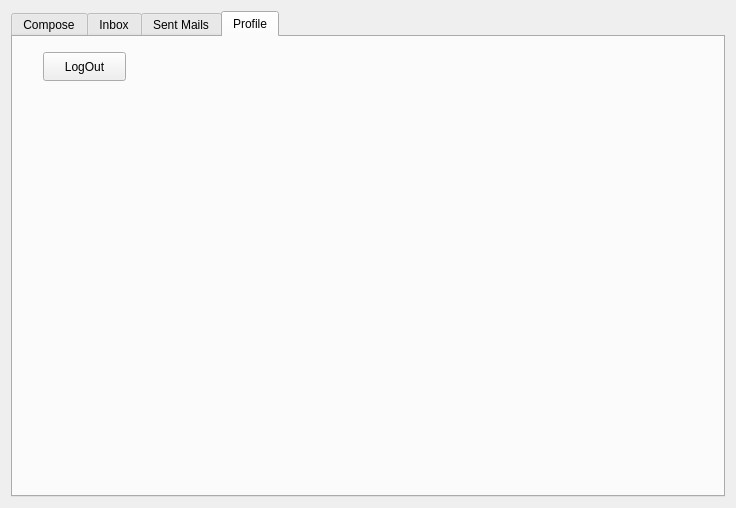
<?xml version="1.0" encoding="UTF-8"?>
<ui version="4.0">
 <class>MainMenu</class>
 <widget class="QWidget" name="MainMenu">
  <property name="geometry">
   <rect>
    <x>0</x>
    <y>0</y>
    <width>736</width>
    <height>508</height>
   </rect>
  </property>
  <property name="windowTitle">
   <string>Form</string>
  </property>
  <layout class="QVBoxLayout" name="verticalLayout">
   <item>
    <layout class="QHBoxLayout" name="horizontalLayout_4">
     <item>
      <widget class="QTabWidget" name="tabWidget">
       <property name="tabShape">
        <enum>QTabWidget::Rounded</enum>
       </property>
       <property name="currentIndex">
        <number>3</number>
       </property>
       <property name="usesScrollButtons">
        <bool>true</bool>
       </property>
       <widget class="QWidget" name="tabCompose">
        <attribute name="title">
         <string>Compose</string>
        </attribute>
        <layout class="QHBoxLayout" name="horizontalLayout_5">
         <item>
          <layout class="QVBoxLayout" name="verticalLayout_2">
           <item>
            <layout class="QHBoxLayout" name="horizontalLayout">
             <item>
              <widget class="QLabel" name="From">
               <property name="sizePolicy">
                <sizepolicy hsizetype="Minimum" vsizetype="Preferred">
                 <horstretch>0</horstretch>
                 <verstretch>0</verstretch>
                </sizepolicy>
               </property>
               <property name="baseSize">
                <size>
                 <width>0</width>
                 <height>6</height>
                </size>
               </property>
               <property name="text">
                <string>From</string>
               </property>
              </widget>
             </item>
             <item>
              <widget class="QLabel" name="compose_userEmail">
               <property name="text">
                <string>TextLabel</string>
               </property>
              </widget>
             </item>
            </layout>
           </item>
           <item>
            <layout class="QHBoxLayout" name="horizontalLayout_3">
             <item>
              <widget class="QLabel" name="label_3">
               <property name="text">
                <string>To</string>
               </property>
              </widget>
             </item>
             <item>
              <widget class="QLineEdit" name="lineEdit_compose_to"/>
             </item>
            </layout>
           </item>
           <item>
            <layout class="QHBoxLayout" name="horizontalLayout_2">
             <item>
              <widget class="QLabel" name="label_2">
               <property name="text">
                <string>Subject</string>
               </property>
              </widget>
             </item>
             <item>
              <widget class="QLineEdit" name="lineEdit_compose_subject"/>
             </item>
            </layout>
           </item>
           <item>
            <widget class="QTextEdit" name="textEdit_compose_emailBody">
             <property name="frameShadow">
              <enum>QFrame::Plain</enum>
             </property>
             <property name="lineWidth">
              <number>3</number>
             </property>
             <property name="horizontalScrollBarPolicy">
              <enum>Qt::ScrollBarAlwaysOff</enum>
             </property>
             <property name="placeholderText">
              <string>Write Email Here....</string>
             </property>
            </widget>
           </item>
           <item>
            <widget class="QPushButton" name="pushButton_compose_sendMail">
             <property name="text">
              <string>Send Mail</string>
             </property>
            </widget>
           </item>
          </layout>
         </item>
        </layout>
       </widget>
       <widget class="QWidget" name="tabInbox">
        <attribute name="title">
         <string>Inbox</string>
        </attribute>
        <layout class="QVBoxLayout" name="verticalLayout_5">
         <item>
          <widget class="QTableWidget" name="tableWidget_inbox">
           <property name="showGrid">
            <bool>true</bool>
           </property>
           <property name="gridStyle">
            <enum>Qt::DashLine</enum>
           </property>
           <property name="cornerButtonEnabled">
            <bool>true</bool>
           </property>
           <property name="rowCount">
            <number>0</number>
           </property>
           <property name="columnCount">
            <number>4</number>
           </property>
           <attribute name="horizontalHeaderCascadingSectionResizes">
            <bool>true</bool>
           </attribute>
           <attribute name="horizontalHeaderDefaultSectionSize">
            <number>140</number>
           </attribute>
           <attribute name="horizontalHeaderStretchLastSection">
            <bool>true</bool>
           </attribute>
           <column>
            <property name="text">
             <string>From</string>
            </property>
           </column>
           <column>
            <property name="text">
             <string>Read</string>
            </property>
           </column>
           <column>
            <property name="text">
             <string>Time</string>
            </property>
           </column>
           <column>
            <property name="text">
             <string>Subject</string>
            </property>
            <property name="font">
             <font>
              <fontweight>DemiBold</fontweight>
             </font>
            </property>
           </column>
          </widget>
         </item>
        </layout>
       </widget>
       <widget class="QWidget" name="tabSent">
        <attribute name="title">
         <string>Sent Mails</string>
        </attribute>
        <layout class="QVBoxLayout" name="verticalLayout_3">
         <item>
          <widget class="QTableWidget" name="tableWidget_sentMail">
           <property name="gridStyle">
            <enum>Qt::DashLine</enum>
           </property>
           <attribute name="horizontalHeaderDefaultSectionSize">
            <number>160</number>
           </attribute>
           <attribute name="horizontalHeaderStretchLastSection">
            <bool>true</bool>
           </attribute>
           <column>
            <property name="text">
             <string>To</string>
            </property>
           </column>
           <column>
            <property name="text">
             <string>Time</string>
            </property>
            <property name="font">
             <font>
              <fontweight>Medium</fontweight>
             </font>
            </property>
           </column>
           <column>
            <property name="text">
             <string>Subject</string>
            </property>
            <property name="font">
             <font>
              <fontweight>DemiBold</fontweight>
             </font>
            </property>
           </column>
          </widget>
         </item>
        </layout>
       </widget>
       <widget class="QWidget" name="tabProfile">
        <attribute name="title">
         <string>Profile</string>
        </attribute>
        <widget class="QPushButton" name="logout">
         <property name="geometry">
          <rect>
           <x>30</x>
           <y>15</y>
           <width>83</width>
           <height>29</height>
          </rect>
         </property>
         <property name="text">
          <string>LogOut</string>
         </property>
        </widget>
       </widget>
      </widget>
     </item>
    </layout>
   </item>
  </layout>
 </widget>
 <resources/>
 <connections/>
</ui>
